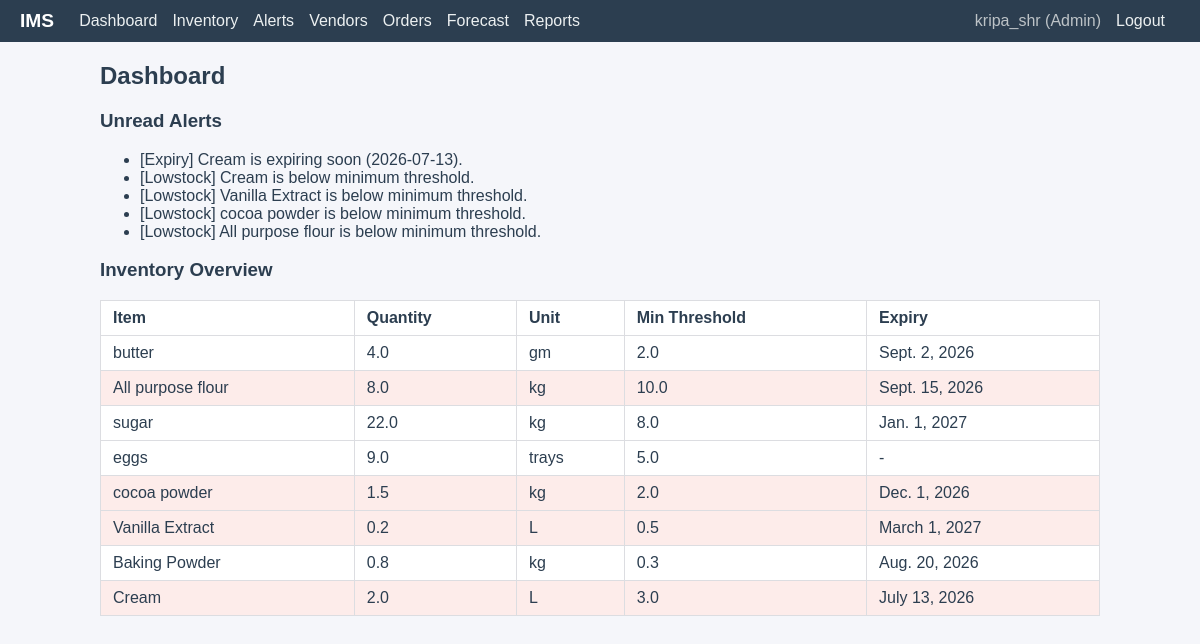
Page /dashboard/ (signed in) on the committed database.
### inventory/models.py (models this page shows, shortened)
class User(AbstractUser):
    ROLE_CHOICES = [
        ('Admin', 'Admin'),
        ('Staff', 'Staff'),
    ]
    role = models.CharField(max_length=10, choices=ROLE_CHOICES, default='Staff')

class Alert(models.Model):
    TYPE_CHOICES = [
        ('Lowstock', 'Lowstock'),
        ('Empty', 'Empty'),
        ('Expiry', 'Expiry'),
    ]
    alertId = models.AutoField(primary_key=True)
    type = models.CharField(max_length=10, choices=TYPE_CHOICES)
    message = models.TextField(blank=True)
    itemId = models.ForeignKey(InventoryItem, on_delete=models.CASCADE, related_name='alerts')
    IsRead = models.BooleanField(default=False)
    createdAt = models.DateTimeField(auto_now_add=True)

class InventoryItem(models.Model):
    itemID = models.AutoField(primary_key=True)
    name = models.CharField(max_length=255, unique=True)
    unit = models.CharField(max_length=50)
    quantity = models.FloatField(default=0)
    minThreshold = models.FloatField()
    expirydate = models.DateField(null=True, blank=True)
    def checkThreshold(self):
        return self.quantity <= self.minThreshold
    def isexpiringsoon(self, warning_days=3):
        if not self.expirydate:
            return False
        return date.today() <= self.expirydate <= date.today() + timedelta(days=warning_days)

### inventory/views.py (the view)
# urls.py: path('dashboard/', views.dashboard_view, name='dashboard'),
@login_required
def dashboard_view(request):
    _check_low_stock_and_expiry_alerts()
    items = InventoryItem.objects.all()
    unread_alerts = Alert.objects.filter(IsRead=False).order_by('-createdAt')[:5]
    context = {
        'items': items,
        'unread_alerts': unread_alerts,
        'is_admin': request.user.role == 'Admin',
    }
    return render(request, 'inventory/dashboard.html', context)

### inventory/views.py (called while the page is built)
def _check_low_stock_and_expiry_alerts():
    for item in InventoryItem.objects.all():
        if item.quantity <= 0:
            if not Alert.objects.filter(itemId=item, type='Empty', IsRead=False).exists():
                Alert.generate(item, 'Empty', f"{item.name} is out of stock.")
        elif item.checkThreshold():
            if not Alert.objects.filter(itemId=item, type='Lowstock', IsRead=False).exists():
                Alert.generate(item, 'Lowstock', f"{item.name} is below minimum threshold.")
        if item.isexpiringsoon():
            if not Alert.objects.filter(itemId=item, type='Expiry', IsRead=False).exists():
                Alert.generate(item, 'Expiry', f"{item.name} is expiring soon ({item.expirydate}).")

### inventory/templates/inventory/dashboard.html (shortened to what this page needs)
{% extends 'inventory/base.html' %}
{% block content %}
<h2>Dashboard</h2>
<h3>Unread Alerts</h3>
{% if unread_alerts %}
<ul>
    {% for alert in unread_alerts %}
    <li class="alert-{{ alert.type|lower }}">[{{ alert.type }}] {{ alert.message }}</li>
    {% endfor %}
</ul>
{% else %}
<p>No unread alerts.</p>
{% endif %}
<h3>Inventory Overview</h3>
<table>
    <tr><th>Item</th><th>Quantity</th><th>Unit</th><th>Min Threshold</th><th>Expiry</th></tr>
    {% for item in items %}
    <tr class="{% if item.checkThreshold %}low-stock{% endif %}">
        <td>{{ item.name }}</td>
        <td>{{ item.quantity }}</td>
        <td>{{ item.unit }}</td>
        <td>{{ item.minThreshold }}</td>
        <td>{{ item.expirydate|default:"-" }}</td>
    </tr>
    {% endfor %}
</table>
{% endblock %}

### inventory/templates/inventory/base.html (shortened to what this page needs)
{% load static %}
<!DOCTYPE html>
<html lang="en">
<head>
    <link rel="stylesheet" href="{% static 'inventory/css/style.css' %}">
</head>
<body>
    {% if user.is_authenticated %}
    <nav class="navbar">
        <span class="brand">IMS</span>
        <a href="{% url 'dashboard' %}">Dashboard</a>
        <a href="{% url 'inventory_list' %}">Inventory</a>
        <a href="{% url 'alert_list' %}">Alerts</a>
        {% if user.role == 'Admin' %}
        <a href="{% url 'vendor_list' %}">Vendors</a>
        <a href="{% url 'order_list' %}">Orders</a>
        <a href="{% url 'forecast' %}">Forecast</a>
        <a href="{% url 'report' %}">Reports</a>
        {% endif %}
        <span class="user-info">{{ user.username }} ({{ user.role }})</span>
        <a href="{% url 'logout' %}">Logout</a>
    </nav>
    {% endif %}
    <main class="container">
        {% block content %}{% endblock %}
    </main>
</body>
</html>

### inventory/static/inventory/css/style.css (style rules this page uses)
body { font-family: Arial, sans-serif; margin: 0; background: #f5f6fa; color: #2c3e50; }
.navbar { display: flex; align-items: center; background: #2c3e50; padding: 10px 20px; }
.navbar a { color: #ecf0f1; text-decoration: none; margin-right: 15px; }
.navbar .brand { font-weight: bold; font-size: 1.2em; margin-right: 25px; color: #ffffff; }
.navbar .user-info { margin-right: 15px; color: #bdc3c7; }
.container { max-width: 1000px; margin: 20px auto; padding: 0 20px; }
table { width: 100%; border-collapse: collapse; margin-top: 10px; background: #fff; }
table, th, td { border: 1px solid #dcdde1; }
th, td { padding: 8px 12px; text-align: left; }
.low-stock { background-color: #fdecea; }

### rows in the picture
User: username "kripa_shr", role "Admin"
Alert: type "Expiry", message "Cream is expiring soon (2026-07-13)."
Alert: type "Lowstock", message "Cream is below minimum threshold."
Alert: type "Lowstock", message "Vanilla Extract is below minimum threshold."
Alert: type "Lowstock", message "cocoa powder is below minimum threshold."
Alert: type "Lowstock", message "All purpose flour is below minimum threshold."
InventoryItem: name "butter", quantity "4.0", unit "gm", minThreshold "2.0", expirydate "Sept. 2, 2026"
InventoryItem: name "All purpose flour", quantity "8.0", unit "kg", minThreshold "10.0", expirydate "Sept. 15, 2026"
InventoryItem: name "sugar", quantity "22.0", unit "kg", minThreshold "8.0", expirydate "Jan. 1, 2027"
InventoryItem: name "eggs", quantity "9.0", unit "trays", minThreshold "5.0", expirydate "-"
InventoryItem: name "cocoa powder", quantity "1.5", unit "kg", minThreshold "2.0", expirydate "Dec. 1, 2026"
InventoryItem: name "Vanilla Extract", quantity "0.2", unit "L", minThreshold "0.5", expirydate "March 1, 2027"
InventoryItem: name "Baking Powder", quantity "0.8", unit "kg", minThreshold "0.3", expirydate "Aug. 20, 2026"
InventoryItem: name "Cream", quantity "2.0", unit "L", minThreshold "3.0", expirydate "July 13, 2026"
